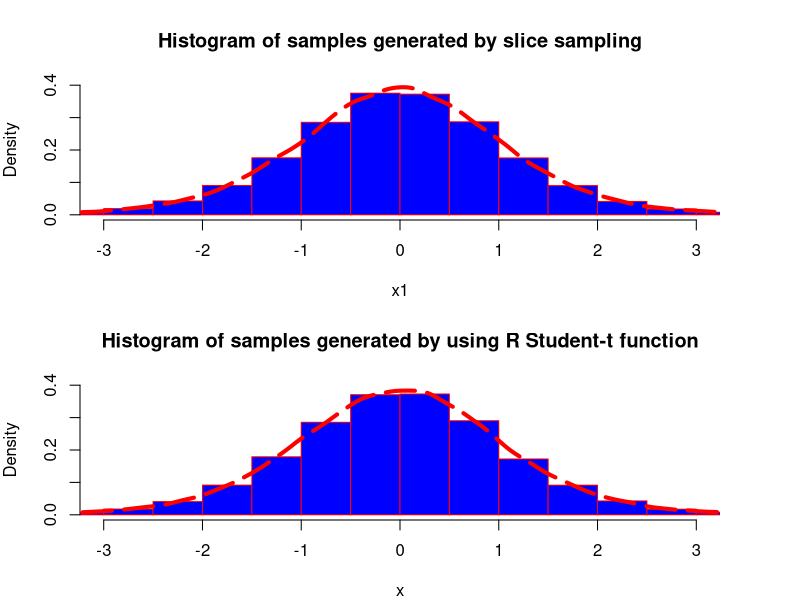

R code for this plot:
ls()
rm(list=ls())
gc()


v = 10# degrees of freedom

set.seed(1020)

N=100000
x=rt(N,v)


x1 = rep(0, N) # the sampled points
x1[1]=0

for (n in 2:N)
{
  x2=x1[n-1]
  
  u=runif(1, min=0, max=1)*(1+ x2^2/v)^(-(v+1)/2)
  
  left=-sqrt( (u^(-2/(v+1)) -1)*v)
  
  
  
  right=sqrt( (u^(-2/(v+1)) -1)*v)
  
  x1[n]=runif(1, min=left, right)
}

#dev.off()
#graphics.off()
par(mar=c(4,4,4,4))
par(mfrow=c(2,1))

hist(x1, prob=TRUE,
     main="Histogram of samples generated by slice sampling",
     border="red",  
     col="blue",
     xlim=c(-3,3),
     ylim=c(0,0.4)
     ,breaks=30) # prob=TRUE for probabilities not counts
densitykernel= density(x1) 
lines(densitykernel,
      lty=5,
      lwd=4,
      col="red")# add a density estimate with defaults
# lines(density(x, adjust=2), lty="dotted")  # add another "smoother" density




hist(x, prob=TRUE,
     main="Histogram of samples generated by using R Student-t function",
     border="red",  
     col="blue",
     xlim=c(-3,3),
     ylim=c(0,0.4)
     ,breaks=30)  # prob=TRUE for probabilities not counts
densitykernel= density(x) 
lines(densitykernel,
      lty=5,
      lwd=4,
      col="red" )# add a density estimate with defaults
# lines(density(x, adjust=2), lty="dotted")  # add another "smoother" density

